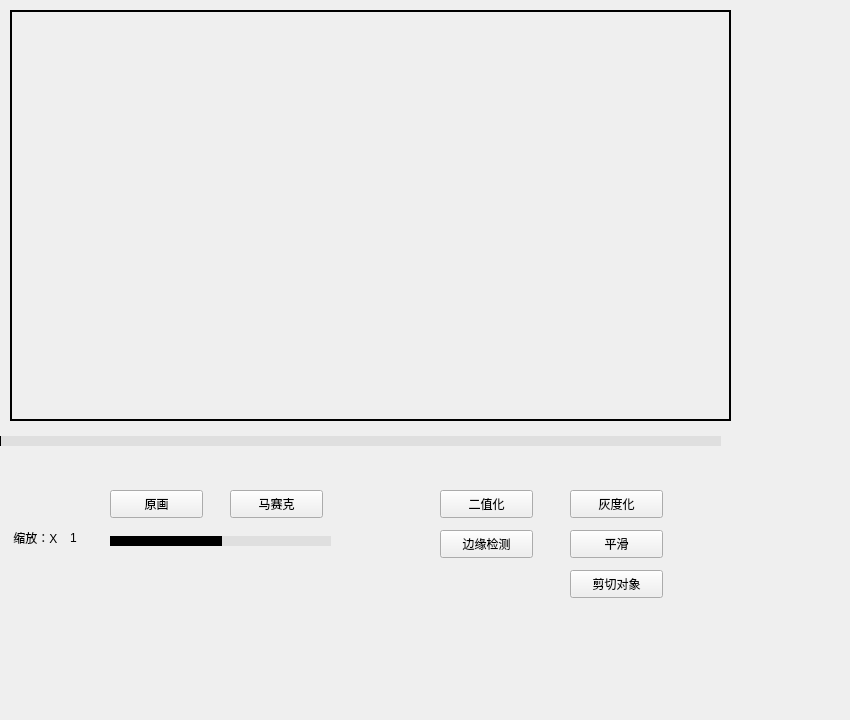
      <widget class="QWidget" name="tab_2">
       <attribute name="title">
        <string>视频处理</string>
       </attribute>
       <widget class="QWidget" name="label_widget" native="true">
        <property name="geometry">
         <rect>
          <x>0</x>
          <y>10</y>
          <width>841</width>
          <height>701</height>
         </rect>
        </property>
        <widget class="QLabel" name="label_11">
         <property name="geometry">
          <rect>
           <x>10</x>
           <y>0</y>
           <width>721</width>
           <height>411</height>
          </rect>
         </property>
         <property name="frameShape">
          <enum>QFrame::WinPanel</enum>
         </property>
         <property name="frameShadow">
          <enum>QFrame::Plain</enum>
         </property>
         <property name="text">
          <string/>
         </property>
        </widget>
        <widget class="QPushButton" name="pushButton_6">
         <property name="enabled">
          <bool>false</bool>
         </property>
         <property name="geometry">
          <rect>
           <x>350</x>
           <y>470</y>
           <width>64</width>
           <height>64</height>
          </rect>
         </property>
         <property name="styleSheet">
          <string notr="true">border-radius:32px;
background-image: url(:/myImage/images/start.png);
border:none;</string>
         </property>
         <property name="text">
          <string/>
         </property>
        </widget>
        <widget class="QPushButton" name="pushButton_7">
         <property name="geometry">
          <rect>
           <x>570</x>
           <y>480</y>
           <width>93</width>
           <height>28</height>
          </rect>
         </property>
         <property name="text">
          <string>灰度化</string>
         </property>
        </widget>
        <widget class="QPushButton" name="pushButton_8">
         <property name="geometry">
          <rect>
           <x>110</x>
           <y>480</y>
           <width>93</width>
           <height>28</height>
          </rect>
         </property>
         <property name="text">
          <string>原画</string>
         </property>
        </widget>
        <widget class="QPushButton" name="pushButton_9">
         <property name="geometry">
          <rect>
           <x>440</x>
           <y>520</y>
           <width>93</width>
           <height>28</height>
          </rect>
         </property>
         <property name="text">
          <string>边缘检测</string>
         </property>
        </widget>
        <widget class="QPushButton" name="pushButton_10">
         <property name="geometry">
          <rect>
           <x>570</x>
           <y>520</y>
           <width>93</width>
           <height>28</height>
          </rect>
         </property>
         <property name="text">
          <string>平滑</string>
         </property>
        </widget>
        <widget class="QPushButton" name="pushButton_11">
         <property name="geometry">
          <rect>
           <x>440</x>
           <y>480</y>
           <width>93</width>
           <height>28</height>
          </rect>
         </property>
         <property name="text">
          <string>二值化</string>
         </property>
        </widget>
        <widget class="QSlider" name="horizontalSlider_suofang">
         <property name="geometry">
          <rect>
           <x>110</x>
           <y>520</y>
           <width>221</width>
           <height>22</height>
          </rect>
         </property>
         <property name="styleSheet">
          <string notr="true">QSlider::add-page:Horizontal
     {     
        background-color: rgb(223, 223, 223);
        height:4px;
     }
     QSlider::sub-page:Horizontal 
    {
        background-color:black;
        height:4px;
     }
    QSlider::groove:Horizontal 
    {
        background:transparent;
        height:10px;
		border-radius: 5px;
    }
    QSlider::handle:Horizontal 
    {
        height: 20px;
        width:20px;
        border-image: url(:/adjust/图标/调节和色彩调整/调节条.png);
        margin: -8 0px;
    }
</string>
         </property>
         <property name="maximum">
          <number>200</number>
         </property>
         <property name="value">
          <number>100</number>
         </property>
         <property name="orientation">
          <enum>Qt::Horizontal</enum>
         </property>
        </widget>
        <widget class="QLabel" name="label_suofangvalue">
         <property name="geometry">
          <rect>
           <x>70</x>
           <y>520</y>
           <width>31</width>
           <height>16</height>
          </rect>
         </property>
         <property name="text">
          <string>1</string>
         </property>
        </widget>
        <widget class="QLabel" name="label_13">
         <property name="geometry">
          <rect>
           <x>10</x>
           <y>520</y>
           <width>71</width>
           <height>16</height>
          </rect>
         </property>
         <property name="text">
          <string> 缩放：X</string>
         </property>
        </widget>
        <widget class="QPushButton" name="pushButton_2">
         <property name="geometry">
          <rect>
           <x>230</x>
           <y>480</y>
           <width>93</width>
           <height>28</height>
          </rect>
         </property>
         <property name="text">
          <string>马赛克</string>
         </property>
        </widget>
        <widget class="QLabel" name="label_12">
         <property name="geometry">
          <rect>
           <x>10</x>
           <y>460</y>
           <width>121</width>
           <height>20</height>
          </rect>
         </property>
         <property name="text">
          <string/>
         </property>
        </widget>
        <widget class="QPushButton" name="pushButton_5">
         <property name="geometry">
          <rect>
           <x>570</x>
           <y>560</y>
           <width>93</width>
           <height>28</height>
          </rect>
         </property>
         <property name="text">
          <string>剪切对象</string>
         </property>
        </widget>
        <widget class="QSlider" name="VideohorizontalSlider_2">
         <property name="geometry">
          <rect>
           <x>0</x>
           <y>420</y>
           <width>721</width>
           <height>22</height>
          </rect>
         </property>
         <property name="styleSheet">
          <string notr="true">QSlider::add-page:Horizontal
     {     
        background-color: rgb(223, 223, 223);
        height:4px;
     }
     QSlider::sub-page:Horizontal 
    {
        background-color:black;
        height:4px;
     }
    QSlider::groove:Horizontal 
    {
        background:transparent;
        height:10px;
		border-radius: 5px;
    }
    QSlider::handle:Horizontal 
    {
        height: 25px;
        width:25px;
        border-image: url(:/myImage/images/handle2.png);
        margin: -8 0px;
    }
</string>
         </property>
         <property name="maximum">
          <number>1000</number>
         </property>
         <property name="orientation">
          <enum>Qt::Horizontal</enum>
         </property>
        </widget>
       </widget>
      </widget>
